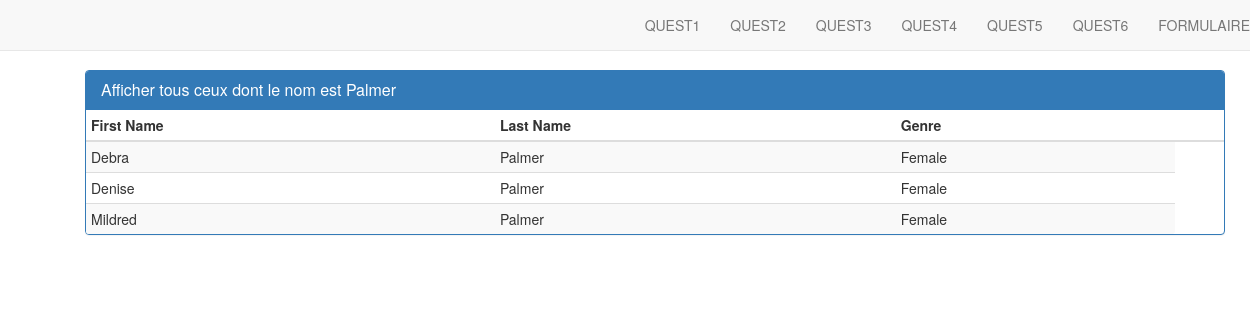
The page / on the database its author committed.
### tables this page shows
CREATE TABLE IF NOT EXISTS `table1` (
  `id` int(4) DEFAULT NULL,
  `first_name` varchar(11) DEFAULT NULL,
  `last_name` varchar(10) DEFAULT NULL,
  `email` varchar(35) DEFAULT NULL,
  `gender` varchar(6) DEFAULT NULL,
  `ip_address` varchar(15) DEFAULT NULL,
  `birth_date` varchar(10) DEFAULT NULL,
  `country_code` varchar(2) DEFAULT NULL,
  `avatar_url` varchar(84) DEFAULT NULL
);

### index.php (the view, shortened to what this page needs)
<!DOCTYPE html>
<html lang="en">
<head>
    <link rel="stylesheet" href="css/bootstrap.min.css">
    <link rel="stylesheet" href="style.css">
</head>
<body>
<?php
include('menu.php');
include('command.php');
$requet=$sql->query("SELECT first_name,last_name,email,gender FROM table1 WHERE last_name='Palmer'") or die(print_r($sql->errorInfo()));
?>
<div class="container">
<div class="row">
        <section class="col-sm-12">
            <div class="panel panel-primary">
                <table class="table table-striped table-condensed">
                    <div class="panel-heading">
                        <h3 class="panel-title">Afficher tous ceux dont  le nom est Palmer</h3>
                    </div>
                    <thead>
                    <tr>
                        <th>First Name</th>
                        <th>Last Name</th>
                        <th>Genre</th>
                        <th> </th>
                    </tr>
                    </thead>
                    <tbody>
                    <?php
                    while($resultat=$requet->fetch())
                    {
                        ?>
                        <tr>
                            <td><?php echo htmlspecialchars($resultat['first_name']);?></td>
                            <td><?php echo htmlspecialchars($resultat['last_name']);?></td>
                            <td><?php echo htmlspecialchars($resultat['gender']);?></td>
                        </tr>
                        <?php
                    }
                    ?>
                    </tbody>
                </table>
            </div>
        </section>
    </div>
</div>
</body>
</html>

### style.css (style rules this page uses)
body { position: relative; padding: 70px; }

### rows shown on the page
table1: first_name "Debra", last_name "Palmer", gender "Female"
table1: first_name "Denise", last_name "Palmer", gender "Female"
table1: first_name "Mildred", last_name "Palmer", gender "Female"
